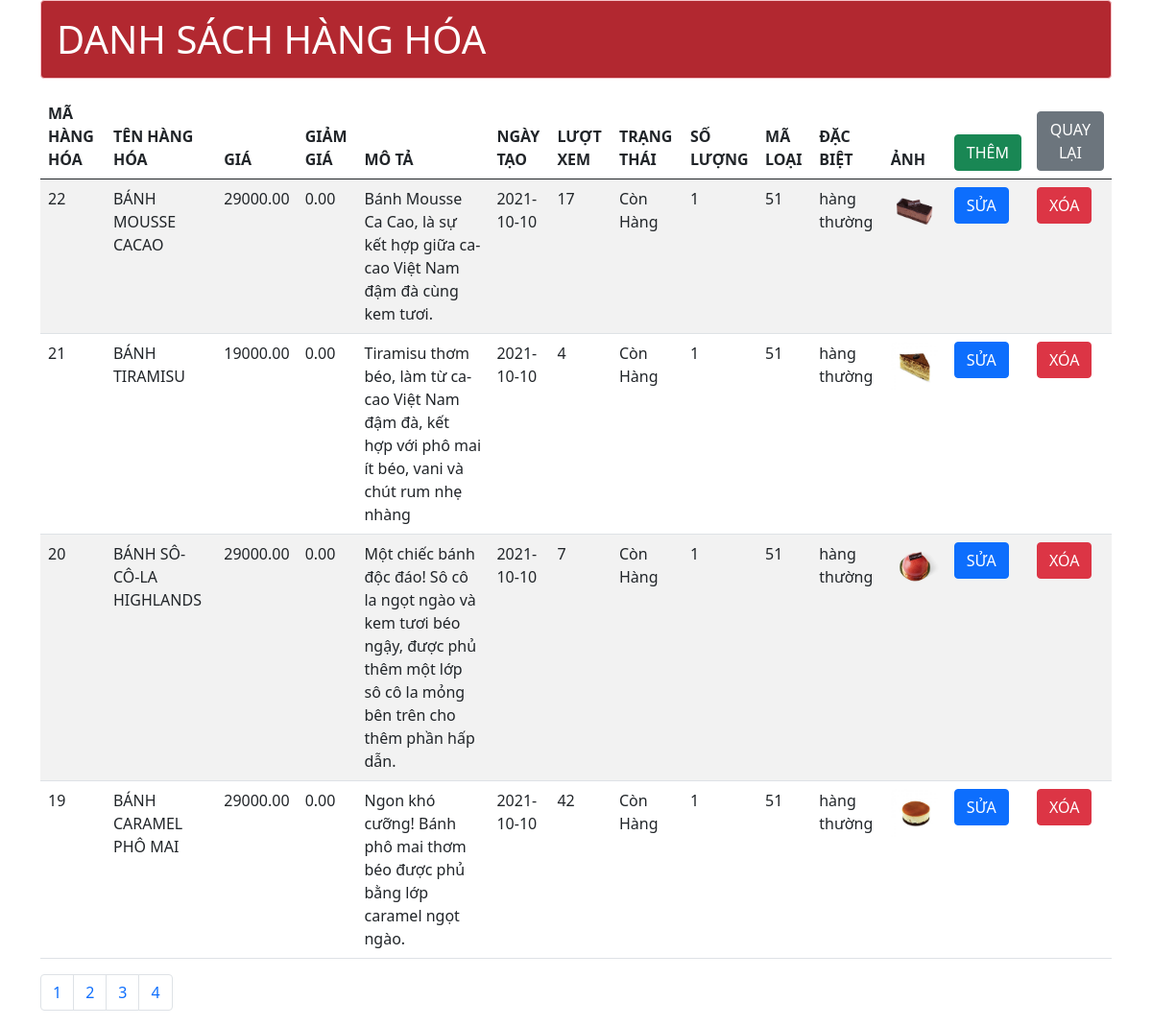
/admin/hang_hoa/list.php, run on the app's committed database.
### tables this page shows
CREATE TABLE `hang_hoa` (
  `ma_hh` int(11) NOT NULL,
  `ten_hh` varchar(255) NOT NULL,
  `gia` double(10,2) NOT NULL DEFAULT 0.00,
  `mo_ta` varchar(255) NOT NULL,
  `giam_gia` double(10,2) DEFAULT 0.00,
  `img` varchar(255) NOT NULL,
  `ngay_tao` date NOT NULL,
  `luot_xem` int(11) NOT NULL,
  `trang_thai` varchar(255) NOT NULL,
  `so_luong` int(11) NOT NULL,
  `ma_loai` int(11) NOT NULL,
  `dac_biet` varchar(255) NOT NULL
);

### admin/db/function.php (called while the page is built, shortened)
<?php
function pdo_get_connection(){
    $dburl = "mysql:host=localhost;dbname=db_du_an;charset=utf8";
    $username = 'root';
    $password = '';
    $conn = new PDO($dburl, $username, $password);
    $conn->setAttribute(PDO::ATTR_ERRMODE, PDO::ERRMODE_EXCEPTION);
    return $conn;
}
function pdo_query($sql){
    $sql_args = array_slice(func_get_args(), 1);
    try{
    $conn = pdo_get_connection();
    $stmt = $conn->prepare($sql);
    $stmt->execute($sql_args);
    $rows = $stmt->fetchAll();
    return $rows;
    }
    catch(PDOException $e){
    throw $e;
    }
    finally{
    unset($conn);
    }
}
function pdo_query_value($sql){
    $sql_args = array_slice(func_get_args(), 1);
    try{
    $conn = pdo_get_connection();
    $stmt = $conn->prepare($sql);
    $stmt->execute($sql_args);
    $row = $stmt->fetch(PDO::FETCH_ASSOC);
    return array_values($row)[0];
    }
    catch(PDOException $e){
    throw $e;
    }
    finally{
    unset($conn);
    }
    }
?>

### admin/hang_hoa/list.php (the view, shortened to what this page needs)
<?php
require_once "./../db/function.php";
$number_product = (!empty($_GET['number_product'])) ? $_GET['number_product'] : 4;
$number_page = (!empty($_GET['number_page'])) ? $_GET['number_page'] : 1;
$offset = ($number_page - 1) * $number_product;
$sql = "SELECT * FROM hang_hoa ORDER BY ma_hh DESC LIMIT $number_product OFFSET $offset";
$getdata = pdo_query($sql);
$sql2 = "SELECT COUNT(ma_hh) FROM hang_hoa";
$getdata2 = pdo_query_value($sql2);
$total_number_page = ceil($getdata2 / $number_product);
?>
<!DOCTYPE html>
<html lang="en">
<head>
    <link href="https://cdn.jsdelivr.net/npm/bootstrap@5.0.1/dist/css/bootstrap.min.css" rel="stylesheet">
</head>
<body>
    <div class="container">
        <h1 class="alert alert-danger" style="color:#fff; background-color:#b22830;">DANH SÁCH HÀNG HÓA</h1>
       <table class="table table-striped table-hover">
                    <thead>
                        <tr>
                            <th>MÃ HÀNG HÓA</th>
                            <th>TÊN HÀNG HÓA</th>
                            <th>GIÁ</th>
                            <th>GIẢM GIÁ</th>
                            <th>MÔ TẢ</th>
                            <th>NGÀY TẠO</th>
                            <th>LƯỢT XEM</th>
                            <th>TRẠNG THÁI</th>
                            <th>SỐ LƯỢNG</th>
                            <th>MÃ LOẠI</th>
                            <th>ĐẶC BIỆT</th>
                            <th>ẢNH</th>
                            <th><a href="\du_an_mau\admin\hang_hoa\new.php" class="btn btn-success">THÊM</a></th>
                            <th><a href="\du_an_mau\admin\db\quan_tri.php" class="btn btn-secondary">QUAY LẠI</a></th>
                        </tr>
                    </thead>
                    <tbody>
                        <?php foreach ($getdata as $key => $value) : ?>
                            <tr>
                                <td><?php echo $value['ma_hh'] ?></td>
                                <td><?php echo $value['ten_hh'] ?></td>
                                <td><?php echo $value['gia'] ?></td>
                                <td><?php echo $value['giam_gia'] ?></td>
                                <td><?php echo $value['mo_ta'] ?></td>
                                <td><?php echo $value['ngay_tao'] ?></td>
                                <td><?php echo $value['luot_xem'] ?></td>
                                <td><?php echo ($value['trang_thai'] == 1) ? "Còn Hàng" : "Hết Hàng" ?></td>
                                <td><?php echo $value['so_luong'] ?></td>
                                <td><?php echo $value['ma_loai'] ?></td>
                                <td><?php echo ($value['dac_biet'] == 1)? "Hàng đặc biệt" : "hàng thường" ?></td>
                                <td><img src="<?php echo $value['img'] ?>" style="width:50px; height:50px" alt=""></td>
                                <td><a href="\du_an_mau\admin\hang_hoa\edit.php?id=<?php echo $value['ma_hh'] ?>" class="btn btn-primary">SỬA</a></td>
                                <td><a href="\du_an_mau\admin\hang_hoa\execute.php?id=<?php echo $value['ma_hh'] ?>" class="btn btn-danger" onclick="return confirm('Bạn chắc chắn muốn xóa chứ ?')">XÓA</a></td>
                            </tr>
                        <?php endforeach; ?>
                    </tbody>
            </table>
            <nav aria-label="Page navigation example">
                <ul class="pagination">
                    <?php for ($i=1; $i <= $total_number_page ; $i++) {  ?>
                        <li class="page-item"><a class="page-link" href="list.php?number_product=<?=$total_number_page?>&number_page=<?= $i ?>"><?= $i ?></a></li>
                    <?php } ?>
                </ul>
            </nav>
    </div>
</body>
</html>

### data on the page
hang_hoa: ma_hh "22", ten_hh "BÁNH MOUSSE CACAO", gia "29000.00", giam_gia "0.00", mo_ta "Bánh Mousse Ca Cao, là sự kết hợp giữa ca-cao Việt Nam đậm đà cùng kem tươi.", ngay_tao "2021-10-10", luot_xem "17", trang_thai "Còn Hàng", so_luong "1", ma_loai "51", dac_biet "hàng thường", img (picture)
hang_hoa: ma_hh "21", ten_hh "BÁNH TIRAMISU", gia "19000.00", giam_gia "0.00", mo_ta "Tiramisu thơm béo, làm từ ca-cao Việt Nam đậm đà, kết hợp với phô mai ít béo, vani và chút rum nhẹ nhàng", ngay_tao "2021-10-10", luot_xem "4", trang_thai "Còn Hàng", so_luong "1", ma_loai "51", dac_biet "hàng thường", img (picture)
hang_hoa: ma_hh "20", ten_hh "BÁNH SÔ-CÔ-LA HIGHLANDS", gia "29000.00", giam_gia "0.00", mo_ta "Một chiếc bánh độc đáo! Sô cô la ngọt ngào và kem tươi béo ngậy, được phủ thêm một lớp sô cô la mỏng bên trên cho thêm phần hấp dẫn.", ngay_tao "2021-10-10", luot_xem "7", trang_thai "Còn Hàng", so_luong "1", ma_loai "51", dac_biet "hàng thường", img (picture)
hang_hoa: ma_hh "19", ten_hh "BÁNH CARAMEL PHÔ MAI", gia "29000.00", giam_gia "0.00", mo_ta "Ngon khó cưỡng! Bánh phô mai thơm béo được phủ bằng lớp caramel ngọt ngào.", ngay_tao "2021-10-10", luot_xem "42", trang_thai "Còn Hàng", so_luong "1", ma_loai "51", dac_biet "hàng thường", img (picture)
